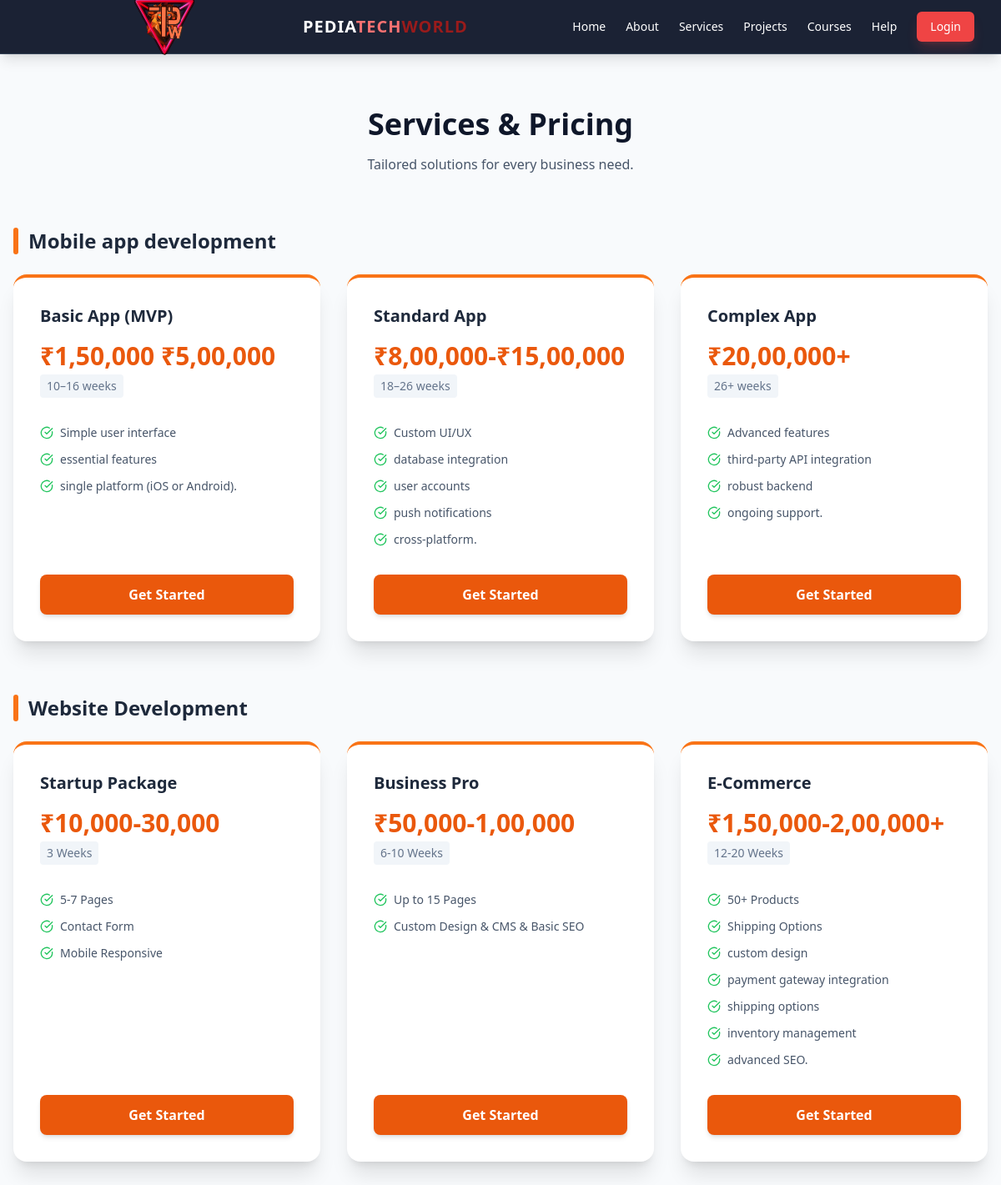
/services.php, run on the app's committed database.
### tables this page shows
CREATE TABLE `services` (
  `id` int(11) NOT NULL,
  `category` varchar(100) NOT NULL,
  `title` varchar(100) NOT NULL,
  `price` varchar(50) NOT NULL,
  `duration` varchar(50) DEFAULT NULL,
  `features` text DEFAULT NULL,
  `created_at` timestamp NOT NULL DEFAULT current_timestamp()
);

### services.php (the view, shortened to what this page needs)
<?php
include 'includes/config.php';
include 'includes/header.php';
function getLink($title, $price) {
    return "help.php?type=project&interest=" . urlencode($title) . "&price=" . urlencode($price);
}
$sql = "SELECT * FROM services ORDER BY category, id";
$result = $conn->query($sql);
$services = [];
if ($result) {
    while($row = $result->fetch_assoc()) {
        $services[$row['category']][] = $row;
    }
}
?>
<div class="bg-slate-50 py-16 min-h-screen">
    <div class="max-w-7xl mx-auto px-4">
        <h2 class="text-4xl font-extrabold text-center text-slate-900 mb-4 reveal active">Services & Pricing</h2>
        <p class="text-center text-slate-600 mb-16 reveal">Tailored solutions for every business need.</p>
        <?php foreach($services as $category => $items): ?>
        <div class="mb-16 reveal">
            <div class="flex items-center gap-3 mb-6">
                <div class="w-1.5 h-8 bg-orange-500 rounded-full"></div>
                <h3 class="text-2xl font-bold text-slate-800"><?php echo htmlspecialchars($category); ?></h3>
            </div>
            <div class="grid md:grid-cols-3 gap-8">
                <?php foreach($items as $item):
                    $features = json_decode($item['features'], true);
                ?>
                <div class="bg-white p-8 rounded-2xl shadow-xl border-t-4 border-orange-500 hover:-translate-y-2 transition duration-300 flex flex-col h-full group">
                    <h4 class="text-xl font-bold text-slate-800 group-hover:text-orange-600 transition"><?php echo htmlspecialchars($item['title']); ?></h4>
                    <div class="text-3xl font-extrabold text-orange-600 mt-4"><?php echo htmlspecialchars($item['price']); ?></div>
                    <div class="text-sm text-slate-500 mt-1 mb-6 font-medium bg-slate-100 inline-block px-2 py-1 rounded w-fit"><?php echo htmlspecialchars($item['duration']); ?></div>
                    <ul class="mt-2 space-y-3 text-sm text-slate-600 mb-8 flex-1">
                        <?php foreach($features as $feat): ?>
                        <?php if(!empty(trim($feat))): ?>
                        <li class="flex items-start">
                            <i data-lucide="check-circle" class="w-4 h-4 text-green-500 mr-2 mt-0.5 shrink-0"></i>
                            <span><?php echo htmlspecialchars(trim($feat)); ?></span>
                        </li>
                        <?php endif; ?>
                        <?php endforeach; ?>
                    </ul>
                    <a href="<?php echo getLink($item['title'], $item['price']); ?>" class="block w-full text-center bg-orange-600 hover:bg-orange-700 text-white font-bold py-3 rounded-lg transition shadow-md hover:shadow-lg transform active:scale-95">
                        Get Started
                    </a>
                </div>
                <?php endforeach; ?>
            </div>
        </div>
        <?php endforeach; ?>
    </div>
</div>
<?php include 'includes/footer.php'; ?>

### includes/header.php (shortened to what this page needs)
<?php
$root = (basename(dirname($_SERVER['PHP_SELF'])) == 'admin' || basename(dirname($_SERVER['PHP_SELF'])) == 'employee') ? '../' : '';
?>
<!DOCTYPE html>
<html lang="en">
<head>
    <script src="https://cdn.tailwindcss.com"></script>
</head>
<body class="bg-slate-50 text-slate-900 font-sans flex flex-col min-h-screen">
<nav class="sticky top-0 z-50 bg-slate-900/95 backdrop-blur-md border-b border-slate-700 text-white shadow-lg">
    <div class="max-w-7xl mx-auto px-4 sm:px-6 lg:px-8">
        <div class="flex items-center justify-between h-16">
            <a href="<?php echo $root; ?>index.php" class="flex items-center gap-2">
                <a href="<?php echo $root; ?>index.php" class="flex items-center gap-2">
                <img src="<?php echo $root; ?>uploads/logo.png" alt="Pedia Tech World" class="h-30 w-20">
            </a>
                <span class="font-bold text-xl tracking-wider">PEDIA<span class="text-red-400">TECH</span><span class="text-red-800">WORLD</span></span>
            </a>
            <div class="hidden md:flex space-x-6 items-center text-sm font-medium">
                <a href="<?php echo $root; ?>index.php" class="hover:text-red-400 transition-colors">Home</a>
                <a href="<?php echo $root; ?>about.php" class="hover:text-red-400 transition-colors">About</a>
                <a href="<?php echo $root; ?>services.php" class="hover:text-red-400 transition-colors">Services</a>
                <a href="<?php echo $root; ?>projects.php" class="hover:text-red-400 transition-colors">Projects</a>
                <a href="<?php echo $root; ?>courses.php" class="hover:text-red-400 transition-colors">Courses</a>
                <a href="<?php echo $root; ?>help.php" class="hover:text-red-400 transition-colors">Help</a>
                <?php if(isset($_SESSION['user_id'])): ?>
                    <?php if($_SESSION['role'] == 'admin'): ?>
                        <a href="<?php echo $root; ?>admin/dashboard.php" class="bg-orange-600 px-4 py-2 rounded-md flex items-center gap-2 hover:bg-red-700 transition">Admin Panel</a>
                    <?php else: ?>
                        <a href="<?php echo $root; ?>employee/dashboard.php" class="bg-red-600 px-4 py-2 rounded-md flex items-center gap-2 hover:bg-orange-500 transition">My Dashboard</a>
                    <?php endif; ?>
                <?php else: ?>
                    <a href="<?php echo $root; ?>login.php" class="bg-red-500 hover:bg-red-600 px-4 py-2 rounded-md shadow-lg shadow-red-500/20 transition">Login</a>
                <?php endif; ?>
            </div>
        </div>
    </div>
</nav>

### includes/footer.php (shortened to what this page needs)
</body>
</html>

### includes/header.php (style rules this page uses)
html { scroll-behavior: smooth; }
.reveal { opacity: 0; transform: translateY(30px); transition: all 0.8s ease-out; }
.reveal.active { opacity: 1; transform: translateY(0); }

### data on the page
services: title "Basic App (MVP)", price "₹1,50,000 ₹5,00,000", duration "10–16 weeks", features "Simple user interface", features "essential features", features "single platform (iOS or Android)."
services: title "Standard App", price "₹8,00,000-₹15,00,000", duration "18–26 weeks", features "Custom UI/UX", features "database integration", features "user accounts", features "push notifications", features "cross-platform."
services: title "Complex App", price "₹20,00,000+", duration "26+ weeks", features "Advanced features", features "third-party API integration", features "robust backend", features "ongoing support."
services: title "Startup Package", price "₹10,000-30,000", duration "3 Weeks", features "5-7 Pages", features "Contact Form", features "Mobile Responsive"
services: title "Business Pro", price "₹50,000-1,00,000", duration "6-10 Weeks", features "Up to 15 Pages", features "Custom Design & CMS & Basic SEO"
services: title "E-Commerce", price "₹1,50,000-2,00,000+", duration "12-20 Weeks", features "50+ Products", features "Shipping Options", features "custom design", features "payment gateway integration", features "shipping options", features "inventory management", features "advanced SEO."

### other printed values
$category "Mobile app development"
$category "Website Development"
